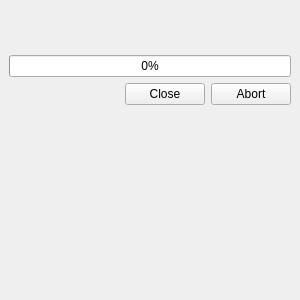
<?xml version="1.0" encoding="UTF-8"?>
<ui version="4.0">
 <class>StreamingCollectionViewContainer</class>
 <widget class="QWidget" name="StreamingCollectionViewContainer">
  <property name="geometry">
   <rect>
    <x>0</x>
    <y>0</y>
    <width>300</width>
    <height>300</height>
   </rect>
  </property>
  <property name="windowTitle">
   <string>Form</string>
  </property>
  <layout class="QVBoxLayout" name="verticalLayout">
   <property name="spacing">
    <number>0</number>
   </property>
   <property name="leftMargin">
    <number>0</number>
   </property>
   <property name="topMargin">
    <number>0</number>
   </property>
   <property name="rightMargin">
    <number>0</number>
   </property>
   <property name="bottomMargin">
    <number>0</number>
   </property>
   <item>
    <widget class="QStackedWidget" name="stacked">
     <widget class="QWidget" name="help_page">
      <layout class="QVBoxLayout" name="verticalLayout_4">
       <item>
        <widget class="QLabel" name="status">
         <property name="enabled">
          <bool>true</bool>
         </property>
         <property name="minimumSize">
          <size>
           <width>0</width>
           <height>40</height>
          </size>
         </property>
         <property name="text">
          <string/>
         </property>
         <property name="wordWrap">
          <bool>true</bool>
         </property>
         <property name="textInteractionFlags">
          <set>Qt::LinksAccessibleByMouse|Qt::TextSelectableByMouse</set>
         </property>
        </widget>
       </item>
       <item>
        <widget class="QProgressBar" name="progressbar">
         <property name="enabled">
          <bool>true</bool>
         </property>
         <property name="value">
          <number>0</number>
         </property>
        </widget>
       </item>
       <item>
        <layout class="QHBoxLayout" name="layout_buttons">
         <item>
          <spacer name="spacer_buttons">
           <property name="orientation">
            <enum>Qt::Horizontal</enum>
           </property>
           <property name="sizeHint" stdset="0">
            <size>
             <width>40</width>
             <height>20</height>
            </size>
           </property>
          </spacer>
         </item>
         <item>
          <widget class="QPushButton" name="close">
           <property name="text">
            <string>Close</string>
           </property>
          </widget>
         </item>
         <item>
          <widget class="QPushButton" name="abort">
           <property name="text">
            <string>Abort</string>
           </property>
          </widget>
         </item>
        </layout>
       </item>
       <item>
        <spacer name="verticalSpacer">
         <property name="orientation">
          <enum>Qt::Vertical</enum>
         </property>
         <property name="sizeHint" stdset="0">
          <size>
           <width>20</width>
           <height>40</height>
          </size>
         </property>
        </spacer>
       </item>
      </layout>
     </widget>
     <widget class="QWidget" name="streamingcollection_page">
      <layout class="QVBoxLayout" name="verticalLayout_3">
       <property name="spacing">
        <number>0</number>
       </property>
       <property name="leftMargin">
        <number>0</number>
       </property>
       <property name="topMargin">
        <number>0</number>
       </property>
       <property name="rightMargin">
        <number>0</number>
       </property>
       <property name="bottomMargin">
        <number>0</number>
       </property>
       <item>
        <widget class="CollectionFilterWidget" name="filter_widget" native="true"/>
       </item>
       <item>
        <widget class="QPushButton" name="refresh">
         <property name="text">
          <string>Refresh catalogue</string>
         </property>
        </widget>
       </item>
       <item>
        <widget class="StreamingCollectionView" name="view"/>
       </item>
      </layout>
     </widget>
    </widget>
   </item>
  </layout>
 </widget>
 <customwidgets>
  <customwidget>
   <class>CollectionFilterWidget</class>
   <extends>QWidget</extends>
   <header>collection/collectionfilterwidget.h</header>
   <container>1</container>
  </customwidget>
  <customwidget>
   <class>StreamingCollectionView</class>
   <extends>QTreeView</extends>
   <header location="global">streaming/streamingcollectionview.h</header>
  </customwidget>
 </customwidgets>
 <resources/>
 <connections/>
</ui>
